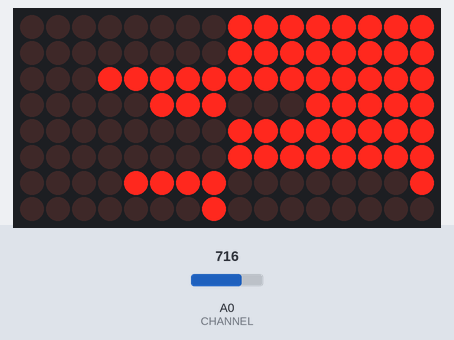
The sketch below on a simulated Arduino Uno, built with avr-gcc and run on an emulated ATmega328P. Parts: 16×8 LED matrix. The test bench sets the inputs (shaded band); at power-on: A0 (CHANNEL) = 512.

1.3 s: A0 (CHANNEL) set to 716
Above: at 1.62 s.
Timing chart, 0 to 4.3 s (numbered marks = the images above; inputs shaded):
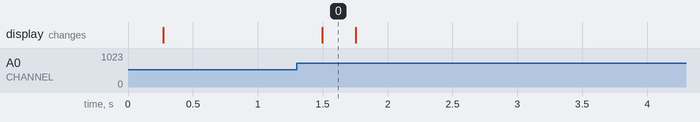

The sketch:

Spectrum_Analyzer.ino
```cpp
/*
 *                    Universidad de Guanajuato
 *        División de Ingenierias Campus Irapuato Salamanca
 *                Maestria en Ingenieria Eléctrica
 *
 *                Procesamiento Digital de señales
 *                  Septiembre - Diciembre 2018
 *
 *                  Mendoza Pinto Gustavo David
 *
 *
 *   Programa para arduino que toma muestras de una senal de audio y las c
 */


 /* --------------------------------------------- Librerias a utilizar------------------------------------------*/

 #include<LedControl.h>                    // Control de Display Led
 #include<arduinoFFT.h>                   // Libreria que contiene la funci'on de la transforda rapida de Fourier


/*------------------------------------------------------------------------------------------------------------*/
arduinoFFT FFT = arduinoFFT();            // Se contruye el objeto para la transformada de la FFT

/*------------------------------------- variables que definen los parametros de camptura ----------------------*/
#define CHANNEL A0
const uint16_t samples = 128; // Muestras a tomar
const double samplingFrecuency = 8000; // Frecuencia maxima de que se puede muestrear 4 kHz

/*--------------------------------- Arreglos y Variables internos para el muestreo ----------------------------*/
unsigned int sampling_period_us;
unsigned long microsecond;
double vReal[samples];                //arreglo a donde guardar las muestras tomadas del convertidor analogico digital
double vImag[samples];                // arrego donde se encuentran los valores imaginarios
uint16_t Frec[] = {2,3,4,6,8,9,11,12,13,14,15,17,19,21,40,60};
/*---------------- Variables para generar eje de las frecuencias en las matrices LED -------------------*/
//uint16_t K = 0;
//uint16_t R = 0;

LedControl Display = LedControl(12,11,10,2); //CLK pin 11, CS  pin 10, DIN pin 12,

void setup() {
  Display.shutdown(0,false);// se limpian display
  Display.shutdown(1,false);
  Display.setIntensity(0,8);
  Display.setIntensity(1,8);
  Display.clearDisplay(0);
  Display.clearDisplay(1);
  sampling_period_us = round (1000000*(1.0/samplingFrecuency));
}


void loop() {
  /*Muestreo*/
  for(int i = 0; i<samples; i++){
  microsecond = micros();
  vReal[i] = analogRead(CHANNEL);
  vImag[i] = 0;
  while(micros() < (microsecond + sampling_period_us)){
    // cixlo vasio de espera para la siguiente muestra
    /*empty loop*/
    }
  }

  FFT.Windowing(vReal,samples, FFT_WIN_TYP_RECTANGLE,FFT_FORWARD); // se crea ventaneo de funcion rectangular para la FFT
  FFT.Compute(vReal,vImag, samples, FFT_FORWARD);                  // se pasa al dominio de la frecuencias
  FFT.ComplexToMagnitude(vReal, vImag, samples);

  for(uint16_t j = 0; j < 8; j++){
      if((byte)vReal[Frec[j]]<10)
         Display.setRow(1,7-j,0);
      else
         if((byte)vReal[Frec[j]]<30)
            Display.setRow(1,7-j,1);
         else
            if((byte)vReal[Frec[j]]<50)
               Display.setRow(1,7-j,3);
            else
               if((byte)vReal[Frec[j]]<70)
                  Display.setRow(1,7-j,7);
               else
                  if((byte)vReal[Frec[j]]<90)
                     Display.setRow(1,7-j,15);
                  else
                     if((byte)vReal[Frec[j]]<110)
                        Display.setRow(1,7-j,31);
                     else
                        if((byte)vReal[Frec[j]]<130)
                           Display.setRow(1,7-j,63);
                        else
                           if((byte)vReal[Frec[j]]<150)
                              Display.setRow(1,7-j,127);
                           else
                              if((byte)vReal[Frec[j]]<200)
                                 Display.setRow(1,7-j,255);

   }
   for(uint16_t j = 0; j < 8; j++){
      if((byte)vReal[Frec[8+j]]<10)
         Display.setRow(0,7-j,0);
      else
         if((byte)vReal[Frec[8+j]]<30)
            Display.setRow(0,7-j,1);
         else
            if((byte)vReal[Frec[8+j]]<50)
               Display.setRow(0,7-j,3);
            else
               if((byte)vReal[Frec[8+j]]<70)
                  Display.setRow(0,7-j,7);
               else
                  if((byte)vReal[Frec[8+j]]<90)
                     Display.setRow(0,7-j,15);
                  else
                     if((byte)vReal[Frec[8+j]]<110)
                        Display.setRow(0,7-j,31);
                     else
                        if((byte)vReal[Frec[8+j]]<130)
                           Display.setRow(0,7-j,63);
                        else
                           if((byte)vReal[Frec[8+j]]<150)
                              Display.setRow(0,7-j,127);
                           else
                              if((byte)vReal[Frec[8+j]]<200)
                                 Display.setRow(1,7-j,255);
   }

}
```

Measured:
- after the input at 1.3 s, the display: changes after 0.20 s (image 0)
